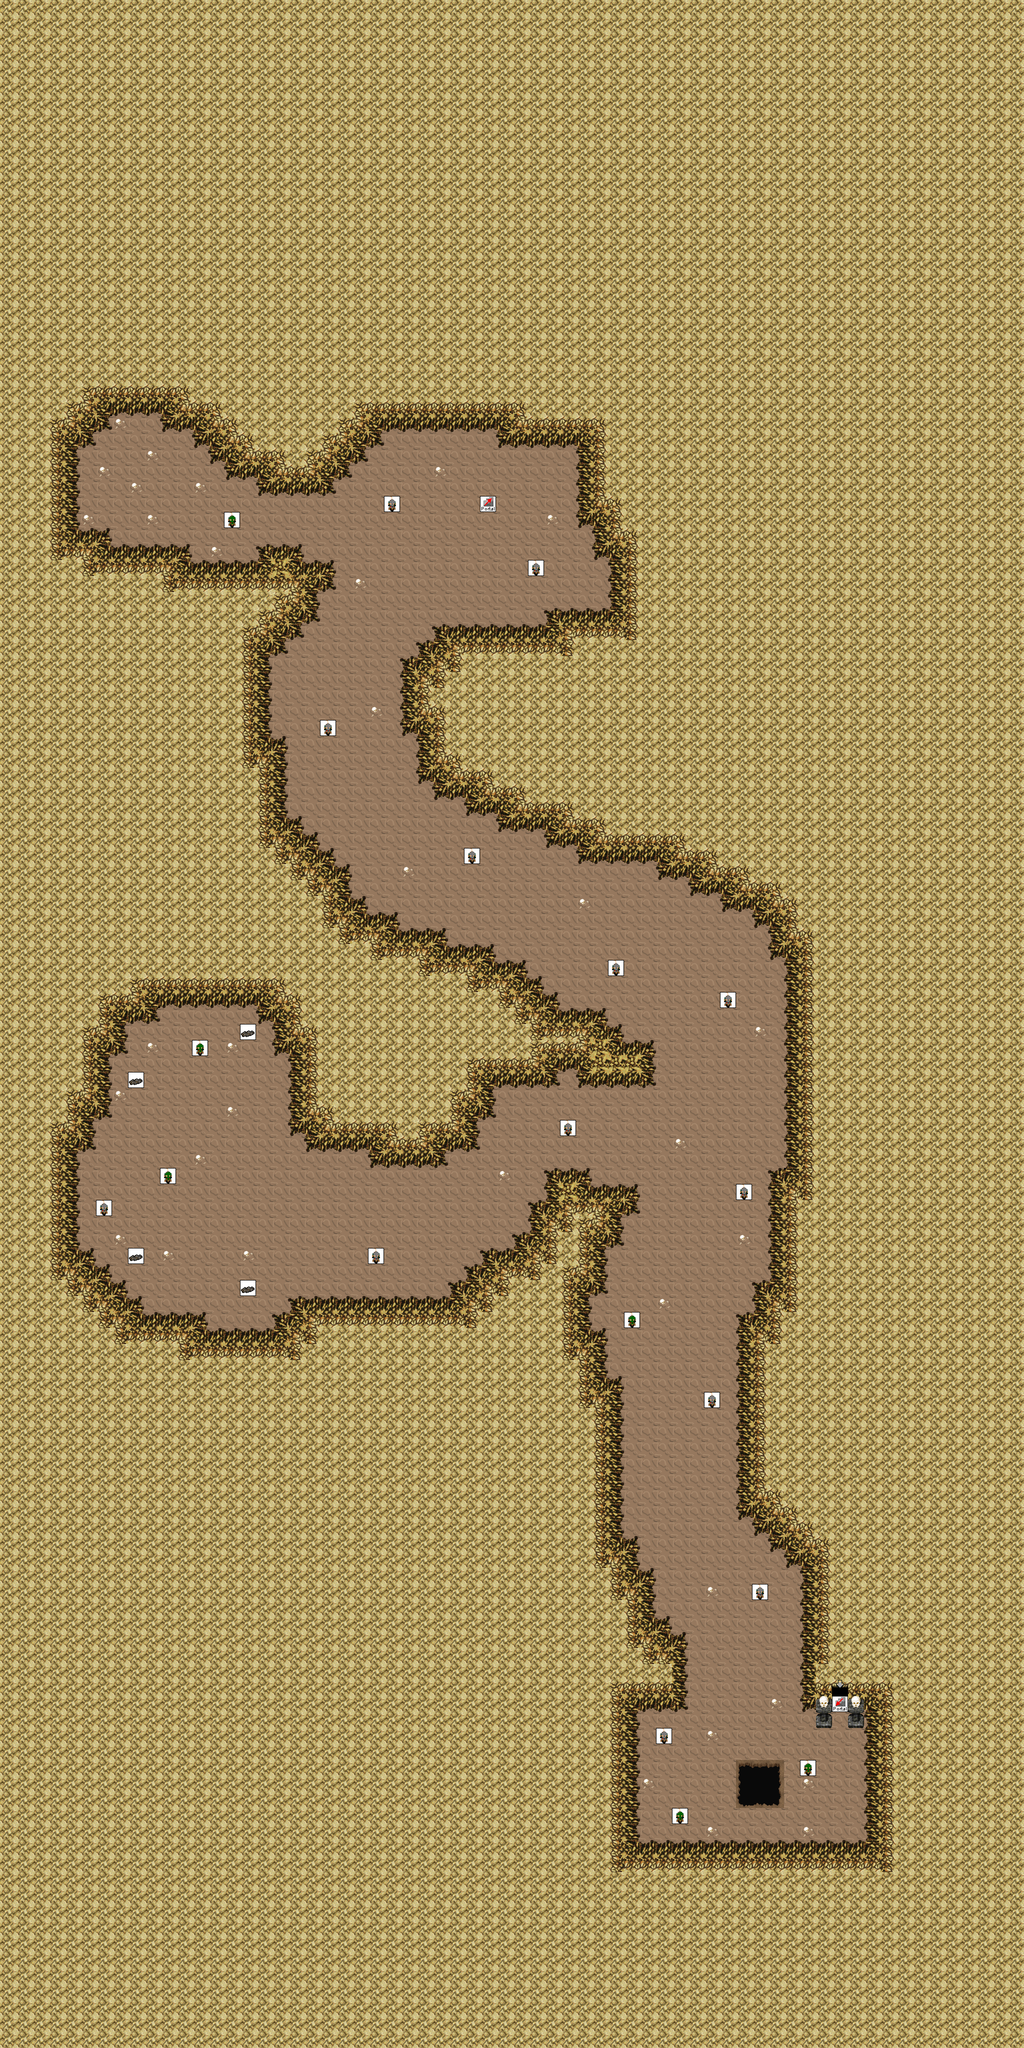

This is a level from a 2D game, rendered from its Tiled map with the project's own tilesets. A one-line summary and the map file follow, with tile-layer data summarised:
An orthogonal 64x128 tile map with 32x32 px tiles, 5 tile layers (0_floor, 1_terrain, 2_object, 3_roof, ...), 2 hidden layers not drawn, 13 tilesets.

<map version="1.0" orientation="orthogonal" renderorder="right-down" width="64" height="128" tilewidth="32" tileheight="32" nextobjectid="1">
 <tileset firstgid="1" name="../../tileset/ground/ground_2.png" tilewidth="32" tileheight="32" tilecount="4" columns="4">
  <image source="../../tileset/ground/ground_2.png" trans="ffffff" width="128" height="32" />
 </tileset>
 <tileset firstgid="5" name="../../tileset/ground/brown.png" tilewidth="32" tileheight="32" tilecount="5" columns="5">
  <image source="../../tileset/ground/brown.png" trans="ff00ff" width="160" height="32" />
 </tileset>
 <tileset firstgid="10" name="../../tileset/building/stairs/stairs.png" tilewidth="32" tileheight="32" tilecount="12" columns="2">
  <image source="../../tileset/building/stairs/stairs.png" trans="ff00ff" width="64" height="192" />
 </tileset>
 <tileset firstgid="22" name="../../tileset/building/stairs/winding_2.png" tilewidth="32" tileheight="32" tilecount="4" columns="2">
  <image source="../../tileset/building/stairs/winding_2.png" trans="ff00ff" width="64" height="64" />
 </tileset>
 <tileset firstgid="26" name="../../tileset/item/corpse/skull_pale.png" tilewidth="32" tileheight="32" tilecount="1" columns="1">
  <image source="../../tileset/item/corpse/skull_pale.png" trans="ff00ff" width="32" height="32" />
 </tileset>
 <tileset firstgid="27" name="../../tileset/item/statue/skullpedestal.png" tilewidth="32" tileheight="32" tilecount="2" columns="1">
  <image source="../../tileset/item/statue/skullpedestal.png" trans="ff00ff" width="32" height="64" />
 </tileset>
 <tileset firstgid="29" name="../../tileset/logic/creature/small_animal.png" tilewidth="32" tileheight="32" tilecount="5" columns="5">
  <image source="../../tileset/logic/creature/small_animal.png" width="160" height="32" />
 </tileset>
 <tileset firstgid="34" name="../../tileset/logic/portal.png" tilewidth="32" tileheight="32" tilecount="7" columns="7">
  <image source="../../tileset/logic/portal.png" width="224" height="32" />
 </tileset>
 <tileset firstgid="41" name="../../tileset/logic/collision.png" tilewidth="32" tileheight="32" tilecount="1" columns="1">
  <image source="../../tileset/logic/collision.png" width="32" height="32" />
 </tileset>
 <tileset firstgid="42" name="../../tileset/building/wall/int_clay.png" tilewidth="32" tileheight="32" tilecount="100" columns="10">
  <image source="../../tileset/building/wall/int_clay.png" width="320" height="320" />
 </tileset>
 <tileset firstgid="142" name="wall/int_rock" tilewidth="32" tileheight="32" tilecount="140" columns="10">
  <image source="../../tileset/building/wall/int_rock.png" width="320" height="448" />
 </tileset>
 <tileset firstgid="282" name="protection" tilewidth="32" tileheight="32" tilecount="2" columns="2">
  <image source="../../tileset/logic/protection.png" width="64" height="32" />
 </tileset>
 <tileset firstgid="284" name="resources" tilewidth="32" tileheight="32" tilecount="6" columns="6">
  <image source="../../tileset/logic/item/resources.png" width="192" height="32" />
 </tileset>
 <layer name="0_floor" width="64" height="128">
  <data>[8192 cells, 7282 non-empty, 3 distinct tile ids]</data>
 </layer>
 <layer name="1_terrain" width="64" height="128">
  <data>[8192 cells, 6769 non-empty, 35 distinct tile ids]</data>
 </layer>
 <layer name="2_object" width="64" height="128">
  <data>[8192 cells, 36 non-empty, 2 distinct tile ids]</data>
 </layer>
 <layer name="3_roof" width="64" height="128">
  <data>[8192 cells, 2 non-empty, 1 distinct tile ids]</data>
 </layer>
 <layer name="objects" width="64" height="128">
  <data>[8192 cells, 25 non-empty, 5 distinct tile ids]</data>
 </layer>
 <layer name="collision" width="64" height="128" visible="0" opacity="0.44">
  <data>[8192 cells, 6770 non-empty, 1 distinct tile ids]</data>
 </layer>
 <layer name="protection" width="64" height="128" visible="0">
  <data>[8192 cells, 8192 non-empty, 1 distinct tile ids]</data>
 </layer>
</map>
